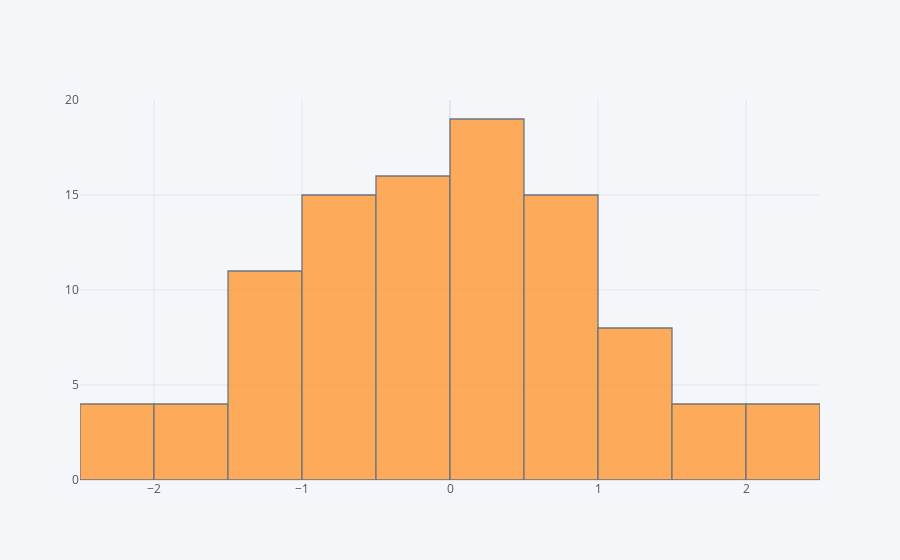

Notebook code cell kept with this figure:
### Code cell
df['A'].iplot(kind = 'hist')

### Figure 1 — Plotly figure (JSON) as saved in the notebook; plotly's stock layout.template omitted (floating-point values rounded to 4 significant figures)
{"data": [{"histfunc": "count", "histnorm": "", "marker": {"color": "rgba(255, 153, 51, 1.0)", "line": {"color": "#4D5663", "width": 1.3}}, "name": "A", "opacity": 0.8, "orientation": "v", "type": "histogram", "x": [0.6326, -0.1455, -0.3439, 0.3519, 0.7107, 0.05445, 0.3148, 1.934, -2.41, -1.245, 1.098, -0.4729, 1.014, -1.201, 2.218, -0.5776, -1.411, -0.7196, -0.8521, -2.396, 0.6135, -0.5459, -1.506, 0.8668, -1.17, -0.08604, -1.423, 1.51, -0.867, 0.3618, -0.04541, -1.157, -0.3143, 0.2778, 0.1392, 0.5592, 1.497, -1.205, 0.9798, -0.885, -0.3812, 1.248, 0.2166, -0.6983, -0.4514, 0.5581, 1.75, -0.988, -0.06721, 0.5036, 0.6187, 0.0653, -2.343, 0.6476, 0.2197, 0.9076, 0.2753, 0.8846, -0.4308, 1.607, -0.3435, -1.257, 1.198, -0.5624, -1.756, -0.7746, 0.4908, 0.1901, -0.1074, -0.7563, -0.9125, 0.4778, 0.4612, -1.17, 0.8208, 2.071, 1.196, 1.087, 2.175, 0.9465, -0.3848, 0.6779, 0.379, -0.4045, -1.421, -2.0, 0.03448, -1.029, -0.7061, -0.3984, 1.318, 2.375, 0.1724, -0.5357, -1.813, 0.191, -0.6282, -1.888, -0.49, 0.4843]}], "layout": {"barmode": "overlay", "legend": {"bgcolor": "#F5F6F9", "font": {"color": "#4D5663"}}, "paper_bgcolor": "#F5F6F9", "plot_bgcolor": "#F5F6F9", "title": {"font": {"color": "#4D5663"}}, "xaxis": {"gridcolor": "#E1E5ED", "showgrid": true, "tickfont": {"color": "#4D5663"}, "title": {"font": {"color": "#4D5663"}, "text": ""}, "zerolinecolor": "#E1E5ED"}, "yaxis": {"gridcolor": "#E1E5ED", "showgrid": true, "tickfont": {"color": "#4D5663"}, "title": {"font": {"color": "#4D5663"}, "text": ""}, "zerolinecolor": "#E1E5ED"}}}
